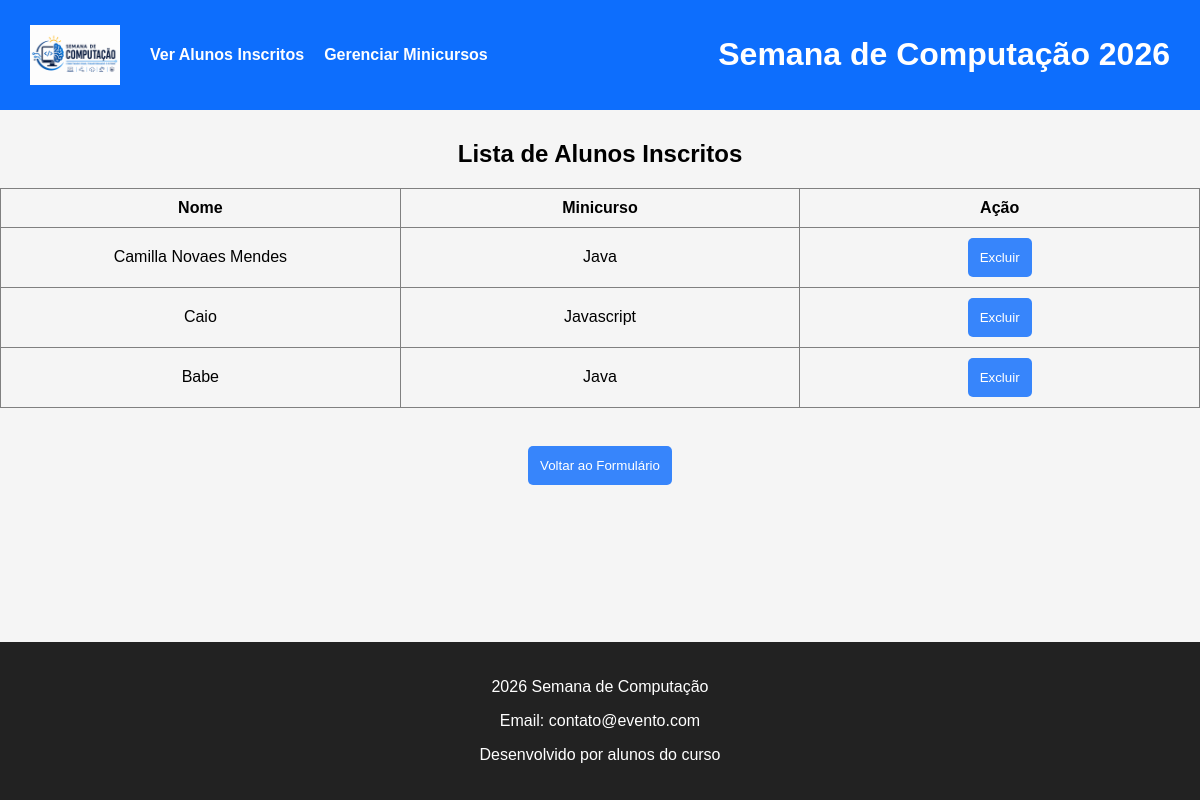
Before: /inscritos with the older database file.
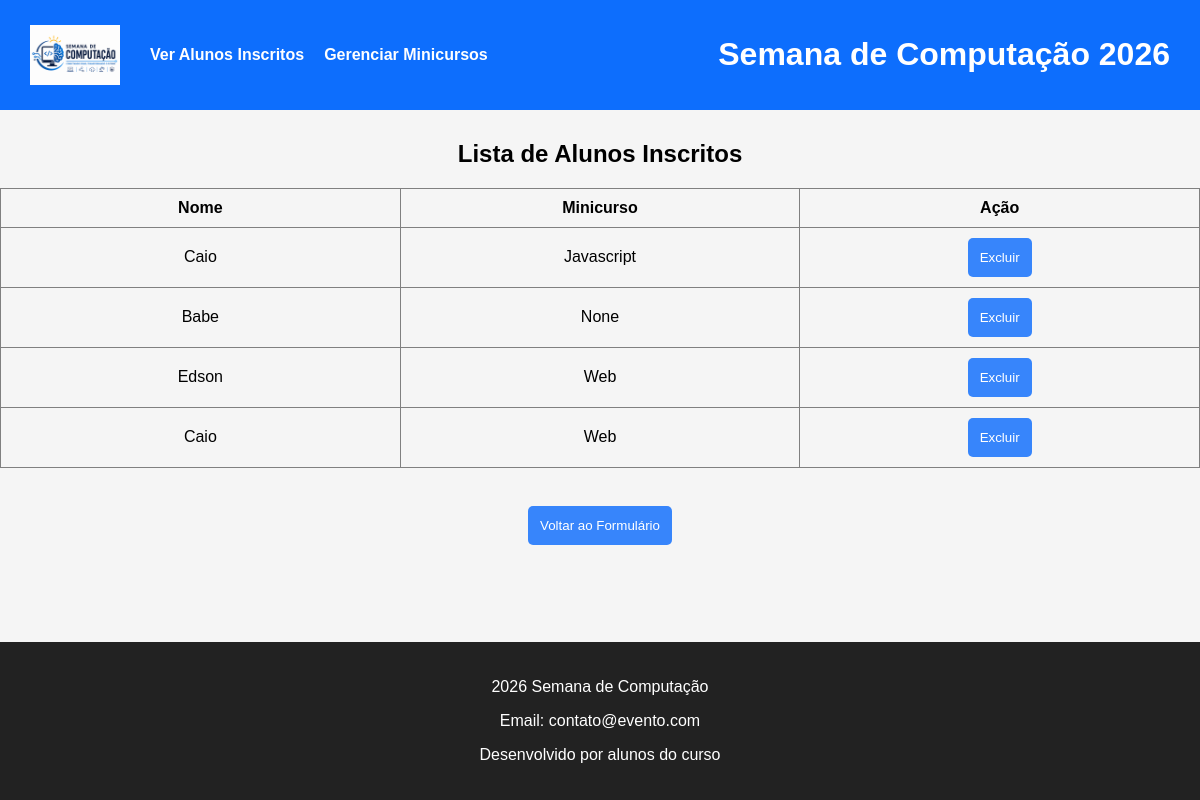
After: the same page with the newer database file.
### tables this page shows
CREATE TABLE inscritos (
            id INTEGER PRIMARY KEY AUTOINCREMENT,
            nome TEXT NOT NULL,
            minicurso_id INTEGER,
            FOREIGN KEY(minicurso_id) REFERENCES minicursos(id)
        );

CREATE TABLE minicursos (
            id INTEGER PRIMARY KEY AUTOINCREMENT,
            nome TEXT NOT NULL UNIQUE
        );

### controllers/inscrito_controller.py (the view)
@inscrito_blueprint.route("/inscritos")
def listar_inscritos():
    lista = inscrito_dao.listar_todos()
    return render_template("inscritos.html", inscritos=lista)

### dao/inscrito_dao.py (called while the page is built)
    def listar_todos(self):
        conn = get_connection()
        cursor = conn.execute("""
            SELECT i.id, i.nome, i.minicurso_id, m.nome as minicurso_nome
            FROM inscritos i
            LEFT JOIN minicursos m ON i.minicurso_id = m.id
        """)
        rows = cursor.fetchall()
        conn.close()
        return [Inscrito(row['id'], row['nome'], row['minicurso_id'], row['minicurso_nome']) for row in rows]

### database.py (called while the page is built)
def get_connection():
    conn = sqlite3.connect(DATABASE_NAME)
    conn.row_factory = sqlite3.Row  # Permite acessar colunas pelo nome!
    return conn

### templates/inscritos.html (shortened to what this page needs)
{% extends "layout.html" %}
{% block body %}
<h2>Lista de Alunos Inscritos</h2>
<table border="1" aria-label="Alunos inscritos e seus respectivos minicursos">
    <thead>
        <tr>
            <th scope="col">Nome</th>
            <th scope="col">Minicurso</th>
            <th scope="col">Ação</th>
        </tr>
    </thead>
    <tbody>
        {% for inscrito in inscritos %}
        <tr>
            <td>{{ inscrito.nome }}</td>
            <td>{{ inscrito.minicurso_nome }}</td>
            <td>
                <form action="/excluir" method="post" style="display:inline;">
                    <button type="submit"
                        onclick="return confirm('Tem certeza que deseja excluir a inscrição de {{ inscrito.nome }}?')">Excluir</button>
                </form>
            </td>
        </tr>
        {% endfor %}
    </tbody>
</table>
<br>
<div class="button-container"><button><a href="/">Voltar ao Formulário</a></button></div>
{% endblock %}

### templates/layout.html (shortened to what this page needs)
<!DOCTYPE html>
<html lang="pt-br">
<head>
   <link rel="stylesheet" href="{{ url_for('static', filename='css/estilo.css') }}">
</head>
<body>
   <div class="container">
      <header>
         <div class="header-container">
            <img src="{{ url_for('static', filename='images/logo.png') }}" width="90"
               alt="Logo oficial da Semana de Computação">
            <nav class="menu-navegacao" aria-label="Menu principal do sistema">
               <a href="/inscritos" class="link-menu">Ver Alunos Inscritos</a>
               <a href="/minicursos" class="link-menu">Gerenciar Minicursos</a>
            </nav>
         </div>
         <h1>Semana de Computação 2026</h1>
      </header>
      <section>
         {% block body %}
         {% endblock %}
      </section>
      <footer>
         <p>2026 Semana de Computação</p>
         <p>Email: contato@evento.com</p>
         <p>Desenvolvido por alunos do curso</p>
      </footer>
   </div>
</body>
</html>

### static/css/estilo.css (style rules this page uses)
body { font-family: Arial, Helvetica, sans-serif; margin: 0; background-color: #f5f5f5; min-height: 100vh; }
header { display: flex; justify-content: space-between; align-items: center; background: #0d6efd; color: white; padding: 15px 30px; }
a { text-decoration: none; color: inherit; }
.container { display: flex; flex-direction: column; align-itens: center; gap: 10px; min-height: 100vh; }
.header-container { display: flex; gap: 30px; align-items: center; }
.menu-navegacao { display: flex; gap: 20px; }
.menu-navegacao a { color: #fff; font-weight: bold; }
.button-container { margin-top: 20px; display: flex; gap: 15px; justify-content: center; align-content: center; }
section { flex: 1; width: 100%; }
footer { background: #222; color: white; text-align: center; padding: 20px; margin-top: auto; }
table { width: 100%; border-collapse: collapse; table-layout: fixed; }
th, td { padding: 10px; text-align: center; width: 33.33%; overflow: hidden; text-overflow: ellipsis; white-space: nowrap; }
button { padding: 12px; background: #0d6dfdd0; color: white; border: none; border-radius: 5px; cursor: pointer; }
h2, p { text-align: center; }

Changed rows visible on the page:
removed inscritos: nome "Camilla Novaes Mendes", minicurso_nome "Java"
computed for inscritos "Babe": minicurso_nome "Java" → "None"
added inscritos: nome "Edson", minicurso_nome "Web"
added inscritos: nome "Caio", minicurso_nome "Web"
